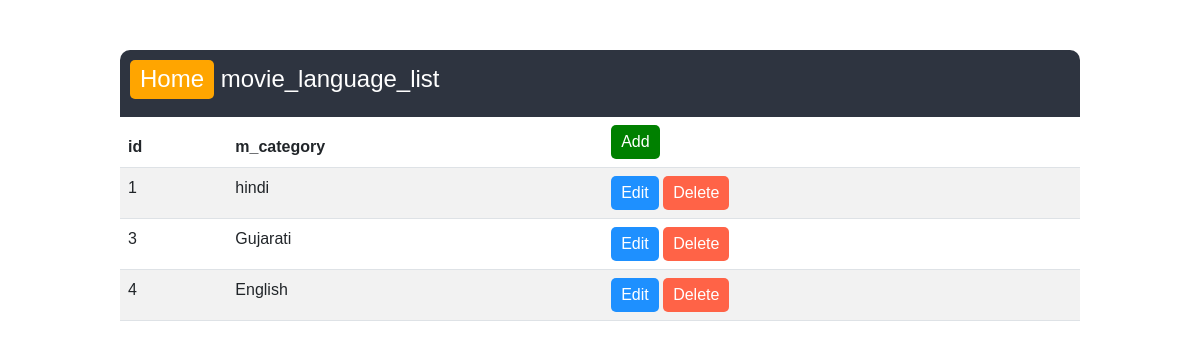
The app's page /movies/movie_language_list.php with its own data.
### tables this page shows
CREATE TABLE `m_langvage` (
  `l_id` int(11) NOT NULL,
  `L_name` varchar(30) NOT NULL
);

### movies/movie_language_list.php (the view, shortened to what this page needs)
<!DOCTYPE html>
<html lang="en">
<head>
    <link href="https://cdn.jsdelivr.net/npm/bootstrap@5.3.0-alpha1/dist/css/bootstrap.min.css" rel="stylesheet">
</head>
<body>
    <div class="table-container">
        <div class="table-header">
               <h4><a href="../admin/admin.php"><button class="btn-back"   >Home</button></a>  movie_language_list </h4>
        </div>
        <table class="table table-striped">
            <thead>
            <tr>
                    <th>id</th>
                    <th>m_category</th>
                    <th><a href="movie_language_add.php"><button class="btn-add"  formaction = 'movie_language_add.php' >Add</button></a></th>
                </tr>
            </thead>
            <tbody>
                <?php
                    require("../backend/db01.php");
                    $query =  "SELECT * FROM m_langvage";
                    $result = mysqli_query($conn, $query);
                    if (mysqli_num_rows($result) > 0) {
                        while($row = mysqli_fetch_assoc($result)) {
                    ?>
                <tr>
                    <td><?php echo $row["l_id"]; ?></td>
                    <td><?php echo $row["L_name"]; ?></td>
                    <td>
                        <form action="" method="post">
                        <button class="btn-edit" formaction="movie_language_edit.php"  >Edit</button>
                        <button class="btn-delete" formaction = 'movie_language_del.php' >Delete</button>
                        </form>
                    </td>
                </tr>
                <?php
}
} else {
    echo "0 results";
}
 ?>
            </tbody>
        </table>
    </div>
</body>
</html>

### movies/movie_language_list.php (style rules this page uses)
body { font-family: Arial, sans-serif; }
.table-container { margin: 50px auto; width: 80%; }
.table-header { background-color: #2E3440; color: white; padding: 10px; border-top-left-radius: 10px; border-top-right-radius: 10px; }
.table { background-color: white; border-radius: 10px; }
.btn-edit { background-color: #1E90FF; color: white; border: none; border-radius: 5px; padding: 5px 10px; }
.btn-delete { background-color: #FF6347; color: white; border: none; border-radius: 5px; padding: 5px 10px; }
.btn-add { background-color: green; color: white; border: none; border-radius: 5px; padding: 5px 10px; }
.btn-back { background-color: orange; color: white; border: none; border-radius: 5px; padding: 5px 10px; }

### records on screen
m_langvage: l_id "1", L_name "hindi"
m_langvage: l_id "3", L_name "Gujarati"
m_langvage: l_id "4", L_name "English"
